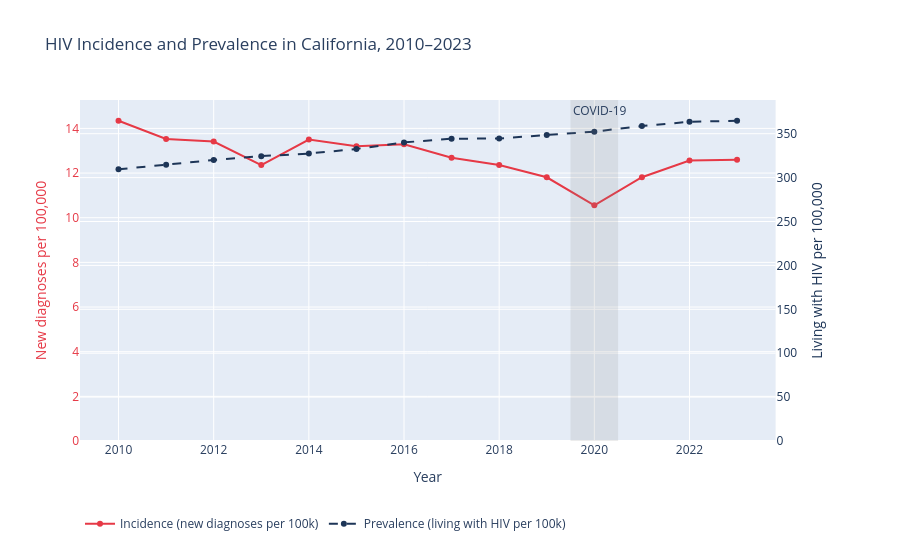

Notebook cell for this chart:
### Markdown cell above
### Interactive line plot of incidence and prevalence over the years from 2010 to 2023

### Code cell
# Interactive line plot of incidence and prevalence over the years from 2010 to 2023
import plotly.graph_objects as go
from plotly.subplots import make_subplots

#filtered to the 'Sex at Birth' category so no duplicates are accounted for
totals = (hiv_aids[hiv_aids.Category == 'Sex at Birth']
          .groupby('Year')[['Count_New','Count_Living','Population']].sum()
          .reset_index())
#calculated the incidence and prevalence rate 
totals['Incidence']  = totals.Count_New    / totals.Population * 100_000
totals['Prevalence'] = totals.Count_Living / totals.Population * 100_000

#created a figure where both incidence and prevalence would be on the y-axes
fig = make_subplots(specs=[[{"secondary_y": True}]])
fig.add_trace(go.Scatter(x=totals.Year, y=totals.Incidence, name="Incidence (new diagnoses per 100k)",
                         mode="lines+markers", line=dict(color="#e63946")),
              secondary_y=False)
fig.add_trace(go.Scatter(x=totals.Year, y=totals.Prevalence, name="Prevalence (living with HIV per 100k)",
                         mode="lines+markers", line=dict(color="#1d3557", dash="dash")),
              secondary_y=True)

#added a shaded region to highlight the covid-19 period 
fig.add_vrect(x0=2019.5, x1=2020.5, fillcolor="gray", opacity=0.15, line_width=0,
              annotation_text="COVID-19", annotation_position="top left")

#configured and added context for this plot 
fig.update_layout(title="HIV Incidence and Prevalence in California, 2010–2023",
                  xaxis_title="Year", hovermode="x unified",
                  legend=dict(orientation="h", y=-0.2), height=550)
fig.update_yaxes(title_text="New diagnoses per 100,000", color="#e63946",
                 rangemode="tozero", secondary_y=False)
fig.update_yaxes(title_text="Living with HIV per 100,000", color="#1d3557",
                 rangemode="tozero", secondary_y=True)

fig.show()

### Figure 1 — Plotly figure (JSON) as saved in the notebook; plotly's stock layout.template omitted (floating-point values rounded to 4 significant figures)
{"data": [{"line": {"color": "#e63946"}, "mode": "lines+markers", "name": "Incidence (new diagnoses per 100k)", "type": "scatter", "x": [2010, 2011, 2012, 2013, 2014, 2015, 2016, 2017, 2018, 2019, 2020, 2021, 2022, 2023], "xaxis": "x", "y": [14.34, 13.53, 13.41, 12.36, 13.5, 13.2, 13.28, 12.69, 12.36, 11.81, 10.56, 11.81, 12.56, 12.6], "yaxis": "y"}, {"line": {"color": "#1d3557", "dash": "dash"}, "mode": "lines+markers", "name": "Prevalence (living with HIV per 100k)", "type": "scatter", "x": [2010, 2011, 2012, 2013, 2014, 2015, 2016, 2017, 2018, 2019, 2020, 2021, 2022, 2023], "xaxis": "x", "y": [309.4, 314.8, 320.0, 324.4, 327.4, 332.6, 340.1, 344.3, 344.5, 348.5, 352.3, 358.7, 363.6, 364.7], "yaxis": "y2"}], "layout": {"annotations": [{"showarrow": false, "text": "COVID-19", "x": 2020.0, "xanchor": "left", "xref": "x", "y": 1, "yanchor": "top", "yref": "y domain"}], "height": 550, "hovermode": "x unified", "legend": {"orientation": "h", "y": -0.2}, "shapes": [{"fillcolor": "gray", "line": {"width": 0}, "opacity": 0.15, "type": "rect", "x0": 2020.0, "x1": 2020.0, "xref": "x", "y0": 0, "y1": 1, "yref": "y domain"}], "title": {"text": "HIV Incidence and Prevalence in California, 2010–2023"}, "xaxis": {"anchor": "y", "domain": [0, 0.94], "title": {"text": "Year"}}, "yaxis": {"anchor": "x", "color": "#e63946", "domain": [0, 1], "rangemode": "tozero", "title": {"text": "New diagnoses per 100,000"}}, "yaxis2": {"anchor": "x", "color": "#1d3557", "overlaying": "y", "rangemode": "tozero", "side": "right", "title": {"text": "Living with HIV per 100,000"}}}}
